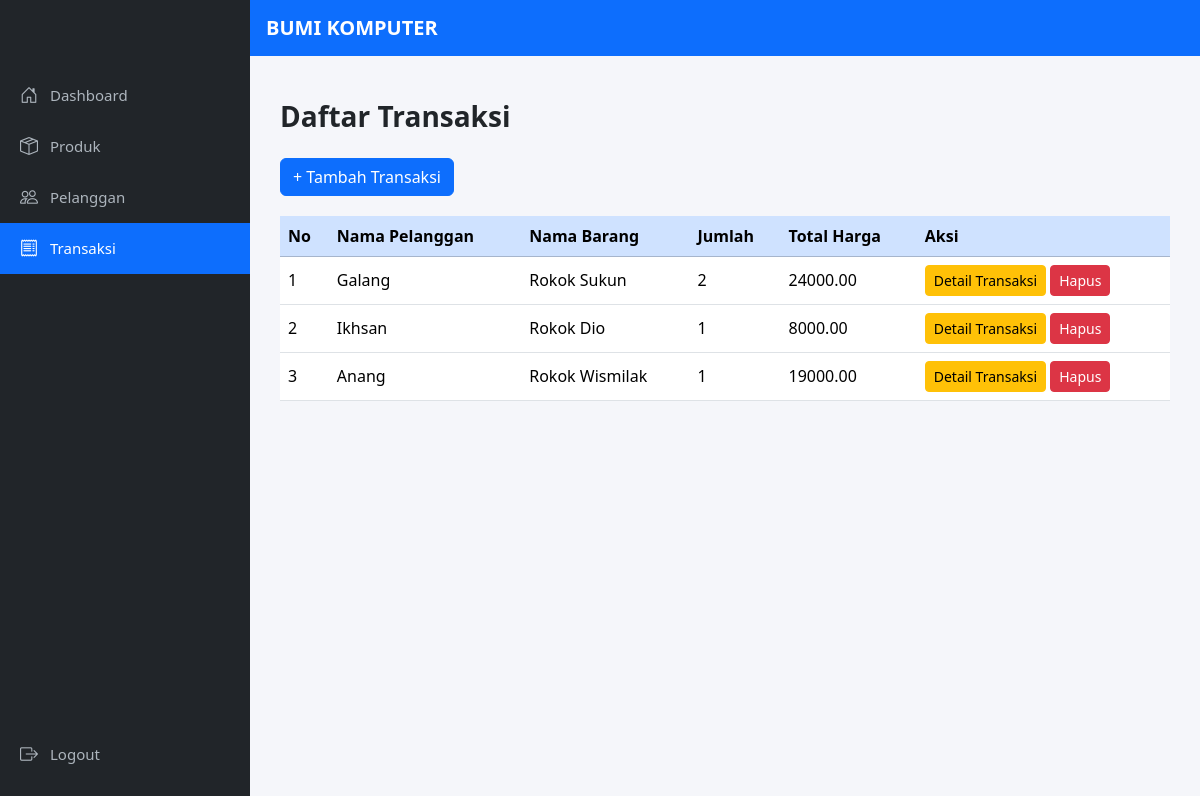
The page /bumi-komputer/index.php?action=transaksi (signed in) on the database its author committed.
### tables this page shows
CREATE TABLE `transaksi` (
  `id_transaksi` int(11) NOT NULL,
  `id_pelanggan` int(11) DEFAULT NULL,
  `kode_barang` int(11) DEFAULT NULL,
  `jumlah` int(11) NOT NULL,
  `total_harga` decimal(10,2) NOT NULL,
  `tanggal` timestamp NOT NULL DEFAULT current_timestamp() ON UPDATE current_timestamp()
);

CREATE TABLE `pelanggan` (
  `id_pelanggan` int(11) NOT NULL,
  `nama` varchar(255) DEFAULT NULL,
  `alamat` varchar(255) DEFAULT NULL
);

CREATE TABLE `barang` (
  `kode_barang` int(11) NOT NULL,
  `nama` varchar(255) DEFAULT NULL,
  `harga` decimal(10,2) DEFAULT NULL,
  `stok` int(11) DEFAULT NULL
);

### bumi-komputer/app/Controllers/TransaksiController.php (called while the page is built, shortened)
<?php
require_once 'app/models/Transaksi.php';
require_once 'config/database.php';
class TransaksiController
{
    public function daftarTransaksi()
    {
        $transaksi = new Transaksi();
        $data = $transaksi->tampilkanSemuaTransaksi();
        require 'app/views/transaksi_view.php';
    }
}
?>

### bumi-komputer/config/database.php (called while the page is built, shortened)
<?php
class Database {
    private $host = "localhost";
    private $user = "root";
    private $password = "";
    private $dbname = "dbtoko";
    private $conn;
    private function connect() {
        $this->conn = new mysqli($this->host, $this->user, $this->password, $this->dbname);
    }
    public function getConnection() {
        return $this->conn;
    }
}
?>

### bumi-komputer/app/Models/Transaksi.php (called while the page is built, shortened)
<?php require_once 'config/database.php';
class Transaksi
{
    private $conn;
    public function __construct()
    {
        $database = new Database();
        $this->conn = $database->getConnection();
    }
    public function tampilkanSemuaTransaksi()
    {
        $sql = "SELECT
                t.id_transaksi,
                t.jumlah,
                t.total_harga,
                b.nama AS nama_barang,
                p.nama AS nama_pelanggan
            FROM transaksi t
            JOIN barang b ON t.kode_barang = b.kode_barang
            JOIN pelanggan p ON t.id_pelanggan = p.id_pelanggan
            ORDER BY t.id_transaksi DESC";
        $result = $this->conn->query($sql);
        return $result->fetch_all(MYSQLI_ASSOC);
    }
}

### bumi-komputer/app/Views/transaksi_view.php (the view, shortened to what this page needs)
<!doctype html>
<html lang="en">
<head>
  <link href="https://cdn.jsdelivr.net/npm/bootstrap@5.3.3/dist/css/bootstrap.min.css" rel="stylesheet"
>
  <link href="https://cdn.jsdelivr.net/npm/bootstrap-icons@1.11.3/font/bootstrap-icons.css" rel="stylesheet">
</head>
<body>
  <div class="sidebar">
    <a href="index.php?action=index">
      <i class="bi bi-house-door"></i> Dashboard
    </a>
    <a href="index.php?action=produk">
      <i class="bi bi-box-seam"></i> Produk
    </a>
    <a href="index.php?action=pelanggan">
      <i class="bi bi-people"></i> Pelanggan
    </a>
    <a href="index.php?action=transaksi" class="active">
      <i class="bi bi-receipt"></i> Transaksi
    </a>
    <a href="index.php?action=login&subaction=logout" class="logout-btn">
      <i class="bi bi-box-arrow-right"></i> Logout
    </a>
  </div>
  <nav class="navbar top-navbar navbar-dark px-3">
    <span class="navbar-brand">BUMI KOMPUTER</span>
  </nav>
  <div class="content">
    <h3 class="fw-bold mb-4">Daftar Transaksi</h3>
    <div style="display: flex; justify-content: space-between; align-items: center; margin-bottom: 20px;">
      <a href="index.php?action=transaksi&subaction=tambah" class="btn btn-primary">+ Tambah Transaksi</a>
    </div>
    <table class="table table-hover align-middle">
      <thead class="table-primary">
        <tr>
          <th>No</th>
          <th>Nama Pelanggan</th>
          <th>Nama Barang</th>
          <th>Jumlah</th>
          <th>Total Harga</th>
          <th>Aksi</th>
        </tr>
      </thead>
      <tbody>
        <?php if (!empty($data)): ?>
          <?php $nomor = 1; ?>
          <?php foreach ($data as $transaksi): ?>
            <tr>
              <td><?= $nomor++; ?></td>
              <td><?= $transaksi['nama_pelanggan']; ?></td>
              <td><?= $transaksi['nama_barang']; ?></td>
              <td><?= $transaksi['jumlah']; ?></td>
              <td><?= $transaksi['total_harga']; ?></td>
              <td>
                <a href="index.php?action=detail_transaksi&id=<?= $transaksi['id_transaksi']; ?>"
                  class="btn btn-warning btn-sm">Detail Transaksi</a>
                <a href="index.php?action=transaksi&subaction=hapus&id=<?= $transaksi['id_transaksi']; ?>"
                  class="btn btn-danger btn-sm" onclick="return confirm('Yakin ingin menghapus transaksi ini?')">Hapus</a>
              </td>
            </tr>
          <?php endforeach; ?>
        <?php else: ?>
          <tr>
            <td colspan="6" class="text-center">Belum ada data transaksi.</td>
          </tr>
        <?php endif; ?>
      </tbody>
    </table>
  </div>
</body>
</html>

### bumi-komputer/app/Views/transaksi_view.php (style rules this page uses)
body { background: #f5f6fa; }
.sidebar { width: 250px; height: 100vh; position: fixed; top: 0; left: 0; background: #212529; padding-top: 70px; z-index: 1000; }
.sidebar a { padding: 12px 20px; display: flex; align-items: center; color: #adb5bd; text-decoration: none; font-size: 15px; }
.sidebar a:hover, .sidebar a.active { background: #0d6efd; color: white; }
.sidebar i { margin-right: 12px; font-size: 18px; }
.top-navbar { position: fixed; top: 0; left: 250px; width: calc(100% - 250px); z-index: 2000; background: #0d6efd; }
.navbar-brand { font-weight: 600; color: white !important; }
.content { margin-left: 250px; padding: 100px 30px 30px; }
.logout-btn { position: absolute; bottom: 20px; width: 100%; }

### rows shown on the page
transaksi: id_pelanggan.nama "Galang", kode_barang.nama "Rokok Sukun", jumlah "2", total_harga "24000.00"
transaksi: id_pelanggan.nama "Ikhsan", kode_barang.nama "Rokok Dio", jumlah "1", total_harga "8000.00"
transaksi: id_pelanggan.nama "Anang", kode_barang.nama "Rokok Wismilak", jumlah "1", total_harga "19000.00"
